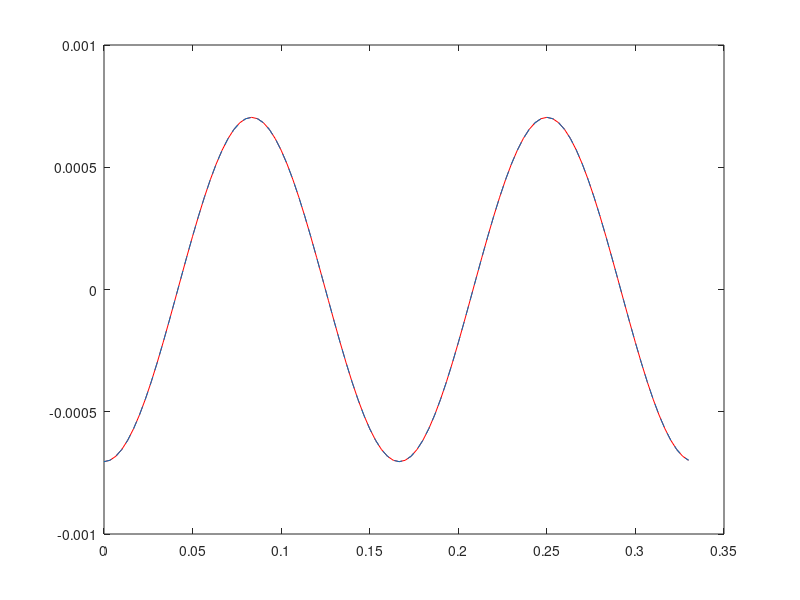

MATLAB code for this plot:
%dotdot x+x=cos(2*w*t)
clc
clear all
close all
f=3;
w=2*pi*f;
T=1/f;
N=100;
t=(0:1:N-1)*T/N;
if (mod(N,2))==0
theta= ((2*pi*2/((N)))*linspace(ceil(-N/2),ceil(N/2),1));
else
    theta= ((2*pi*2/((N+1)))*linspace(ceil(-N/2),ceil(N/2),1));
end
x = cos(2*w*t); %initial guess (time domain)
X=(fft(x)) %frequency domain
w1 = theta/T;
X2=X./(1-(4*w1.^2));
X1=(ifft(X2))
x_theo= (1/(1-4*w^2))*cos(2*w*t)
figure (1)
plot(t,X1,'r')
hold on
plot(t,x_theo,'--')
